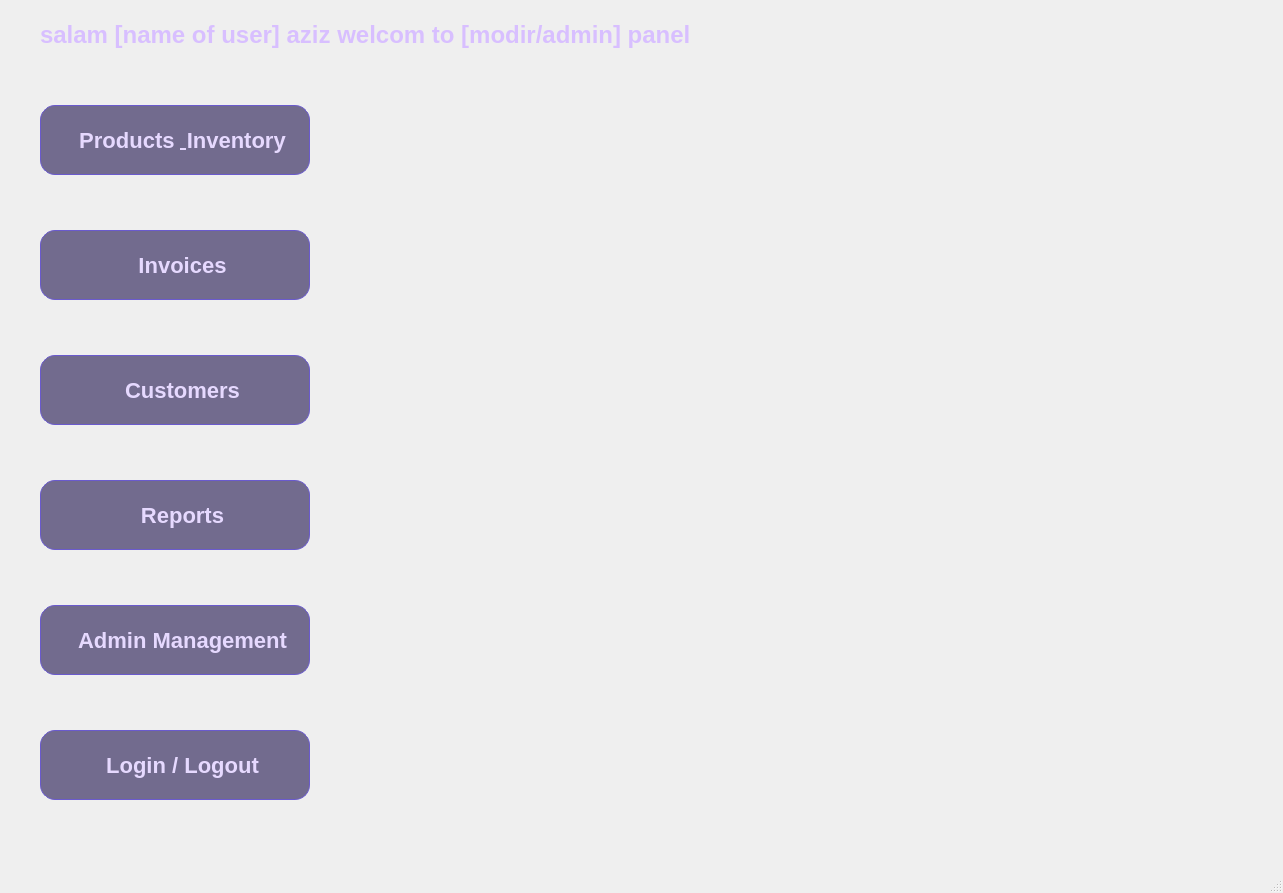
<?xml version="1.0" encoding="UTF-8"?>
<ui version="4.0">
 <class>MainWindow</class>
 <widget class="QMainWindow" name="MainWindow">
  <property name="windowModality">
   <enum>Qt::NonModal</enum>
  </property>
  <property name="geometry">
   <rect>
    <x>0</x>
    <y>0</y>
    <width>1283</width>
    <height>893</height>
   </rect>
  </property>
  <property name="windowTitle">
   <string>MainWindow</string>
  </property>
  <property name="windowOpacity">
   <double>1.000000000000000</double>
  </property>
  <property name="styleSheet">
   <string notr="true">QMainWindow {
    background: qlineargradient(
        x1: 0, y1: 0, x2: 1, y2: 1,
        stop: 0 #1e1b2e, 
        stop: 0.5 #2a1f4d, 
        stop: 1 #3d2b6b
    );
    color: #e0d4ff;
}</string>
  </property>
  <widget class="QWidget" name="centralwidget">
   <widget class="QLabel" name="hello_label">
    <property name="geometry">
     <rect>
      <x>40</x>
      <y>20</y>
      <width>699</width>
      <height>29</height>
     </rect>
    </property>
    <property name="font">
     <font>
      <pointsize>-1</pointsize>
      <weight>75</weight>
      <bold>true</bold>
     </font>
    </property>
    <property name="styleSheet">
     <string notr="true">QLabel{
    font-size: 24px;
    font-weight: bold;
    color: #d8bfff;
    background: transparent;
}</string>
    </property>
    <property name="text">
     <string>salam [name of user] aziz welcom to [modir/admin] panel</string>
    </property>
   </widget>
   <widget class="QStackedWidget" name="stackedWidget">
    <property name="geometry">
     <rect>
      <x>330</x>
      <y>80</y>
      <width>941</width>
      <height>751</height>
     </rect>
    </property>
    <property name="font">
     <font>
      <kerning>true</kerning>
     </font>
    </property>
    <property name="styleSheet">
     <string notr="true">QStackedWidget {
    background: transparent;
    border: none;
}</string>
    </property>
    <property name="frameShape">
     <enum>QFrame::WinPanel</enum>
    </property>
    <property name="frameShadow">
     <enum>QFrame::Plain</enum>
    </property>
    <property name="lineWidth">
     <number>1</number>
    </property>
    <property name="midLineWidth">
     <number>0</number>
    </property>
    <property name="currentIndex">
     <number>1</number>
    </property>
    <widget class="QWidget" name="stackedWidgetPage1"/>
    <widget class="QWidget" name="stackedWidgetPage2"/>
   </widget>
   <widget class="QPushButton" name="admin_management_Button">
    <property name="enabled">
     <bool>true</bool>
    </property>
    <property name="geometry">
     <rect>
      <x>40</x>
      <y>605</y>
      <width>270</width>
      <height>70</height>
     </rect>
    </property>
    <property name="styleSheet">
     <string notr="true">QPushButton {
    background-color: rgba(60, 50, 100, 0.7);
    color: #e6d9ff;
    border: 1px solid #6a5acd;
    border-radius: 15px;
    padding: 15px;
    font-size: 22px;
    font-weight: bold;
    text-align:center;
    padding-left: 30px;
}

QPushButton:hover {
    background-color: rgba(100, 80, 180, 0.8);
    border: 2px solid #9d81ff;
    box-shadow: 0 0 15px rgba(157, 129, 255, 0.5);
}

QPushButton:pressed {
    background-color: rgba(80, 60, 140, 0.9);
}

QPushButton:disabled {
    background-color: rgba(50, 40, 80, 0.6);
    color: #888;
    border: 1px solid #555;
}</string>
    </property>
    <property name="text">
     <string>Admin Management</string>
    </property>
   </widget>
   <widget class="QPushButton" name="invoices_Button">
    <property name="geometry">
     <rect>
      <x>40</x>
      <y>230</y>
      <width>270</width>
      <height>70</height>
     </rect>
    </property>
    <property name="styleSheet">
     <string notr="true">QPushButton {
    background-color: rgba(60, 50, 100, 0.7);
    color: #e6d9ff;
    border: 1px solid #6a5acd;
    border-radius: 15px;
    padding: 15px;
    font-size: 22px;
    font-weight: bold;
    text-align: center;
    padding-left: 30px;
}

QPushButton:hover {
    background-color: rgba(100, 80, 180, 0.8);
    border: 2px solid #9d81ff;
    box-shadow: 0 0 15px rgba(157, 129, 255, 0.5);
}

QPushButton:pressed {
    background-color: rgba(80, 60, 140, 0.9);
}

QPushButton:disabled {
    background-color: rgba(50, 40, 80, 0.6);
    color: #888;
    border: 1px solid #555;
}</string>
    </property>
    <property name="text">
     <string>Invoices</string>
    </property>
   </widget>
   <widget class="QPushButton" name="customers_Button">
    <property name="geometry">
     <rect>
      <x>40</x>
      <y>355</y>
      <width>270</width>
      <height>70</height>
     </rect>
    </property>
    <property name="styleSheet">
     <string notr="true">QPushButton {
    background-color: rgba(60, 50, 100, 0.7);
    color: #e6d9ff;
    border: 1px solid #6a5acd;
    border-radius: 15px;
    padding: 15px;
    font-size: 22px;
    font-weight: bold;
    text-align:center;
    padding-left: 30px;
}

QPushButton:hover {
    background-color: rgba(100, 80, 180, 0.8);
    border: 2px solid #9d81ff;
    box-shadow: 0 0 15px rgba(157, 129, 255, 0.5);
}

QPushButton:pressed {
    background-color: rgba(80, 60, 140, 0.9);
}

QPushButton:disabled {
    background-color: rgba(50, 40, 80, 0.6);
    color: #888;
    border: 1px solid #555;
}</string>
    </property>
    <property name="text">
     <string>Customers</string>
    </property>
   </widget>
   <widget class="QPushButton" name="reports_Button">
    <property name="geometry">
     <rect>
      <x>40</x>
      <y>480</y>
      <width>270</width>
      <height>70</height>
     </rect>
    </property>
    <property name="styleSheet">
     <string notr="true">QPushButton {
    background-color: rgba(60, 50, 100, 0.7);
    color: #e6d9ff;
    border: 1px solid #6a5acd;
    border-radius: 15px;
    padding: 15px;
    font-size: 22px;
    font-weight: bold;
    text-align:center;
    padding-left: 30px;
}

QPushButton:hover {
    background-color: rgba(100, 80, 180, 0.8);
    border: 2px solid #9d81ff;
    box-shadow: 0 0 15px rgba(157, 129, 255, 0.5);
}

QPushButton:pressed {
    background-color: rgba(80, 60, 140, 0.9);
}

QPushButton:disabled {
    background-color: rgba(50, 40, 80, 0.6);
    color: #888;
    border: 1px solid #555;
}</string>
    </property>
    <property name="text">
     <string>Reports</string>
    </property>
   </widget>
   <widget class="QPushButton" name="login_Button">
    <property name="geometry">
     <rect>
      <x>40</x>
      <y>730</y>
      <width>270</width>
      <height>70</height>
     </rect>
    </property>
    <property name="styleSheet">
     <string notr="true">QPushButton {
    background-color: rgba(60, 50, 100, 0.7);
    color: #e6d9ff;
    border: 1px solid #6a5acd;
    border-radius: 15px;
    padding: 15px;
    font-size: 22px;
    font-weight: bold;
    text-align:center;
    padding-left: 30px;
}

QPushButton:hover {
    background-color: rgba(100, 80, 180, 0.8);
    border: 2px solid #9d81ff;
    box-shadow: 0 0 15px rgba(157, 129, 255, 0.5);
}

QPushButton:pressed {
    background-color: rgba(80, 60, 140, 0.9);
}

QPushButton:disabled {
    background-color: rgba(50, 40, 80, 0.6);
    color: #888;
    border: 1px solid #555;
}</string>
    </property>
    <property name="text">
     <string>Login / Logout</string>
    </property>
   </widget>
   <widget class="QPushButton" name="products_Button">
    <property name="geometry">
     <rect>
      <x>40</x>
      <y>105</y>
      <width>270</width>
      <height>70</height>
     </rect>
    </property>
    <property name="font">
     <font>
      <pointsize>-1</pointsize>
      <weight>75</weight>
      <bold>true</bold>
     </font>
    </property>
    <property name="styleSheet">
     <string notr="true">QPushButton {
    background-color: rgba(60, 50, 100, 0.7);
    color: #e6d9ff;
    border: 1px solid #6a5acd;
    border-radius: 15px;
    padding: 15px;
    font-size: 22px;
    font-weight: bold;
    text-align:center;
    padding-left: 30px;
}

QPushButton:hover {
    background-color: rgba(100, 80, 180, 0.8);
    border: 2px solid #9d81ff;
    box-shadow: 0 0 15px rgba(157, 129, 255, 0.5);
}

QPushButton:pressed {
    background-color: rgba(80, 60, 140, 0.9);
}

QPushButton:disabled {
    background-color: rgba(50, 40, 80, 0.6);
    color: #888;
    border: 1px solid #555;
}</string>
    </property>
    <property name="text">
     <string>Products &amp; Inventory</string>
    </property>
   </widget>
  </widget>
  <widget class="QStatusBar" name="statusbar">
   <property name="styleSheet">
    <string notr="true">QStatusBar {
                color: white;  
            }</string>
   </property>
  </widget>
  <action name="actiondelete">
   <property name="text">
    <string>Add new Admin</string>
   </property>
  </action>
  <action name="actionAdd">
   <property name="text">
    <string>Add New Customers</string>
   </property>
  </action>
  <action name="actionDelete">
   <property name="text">
    <string>Customers List</string>
   </property>
  </action>
  <action name="actionHome_Page">
   <property name="text">
    <string>Return Home</string>
   </property>
  </action>
  <action name="actionEdit_Admin">
   <property name="text">
    <string>Edit Admin</string>
   </property>
  </action>
  <action name="actionAdmins_List">
   <property name="text">
    <string>Admins List</string>
   </property>
  </action>
  <action name="actionAdd_new_Invoice">
   <property name="text">
    <string>Add new Invoice</string>
   </property>
  </action>
  <action name="actionInvoices_List">
   <property name="text">
    <string>Invoices List</string>
   </property>
  </action>
  <action name="actionAdd_new_Product">
   <property name="text">
    <string>Add new Product</string>
   </property>
  </action>
  <action name="actionProduct_List">
   <property name="text">
    <string>Product List</string>
   </property>
  </action>
  <action name="actionReports">
   <property name="text">
    <string>Reports</string>
   </property>
  </action>
  <action name="actionLogin_Logout">
   <property name="text">
    <string>Login / Logout</string>
   </property>
  </action>
 </widget>
 <resources/>
 <connections/>
</ui>
